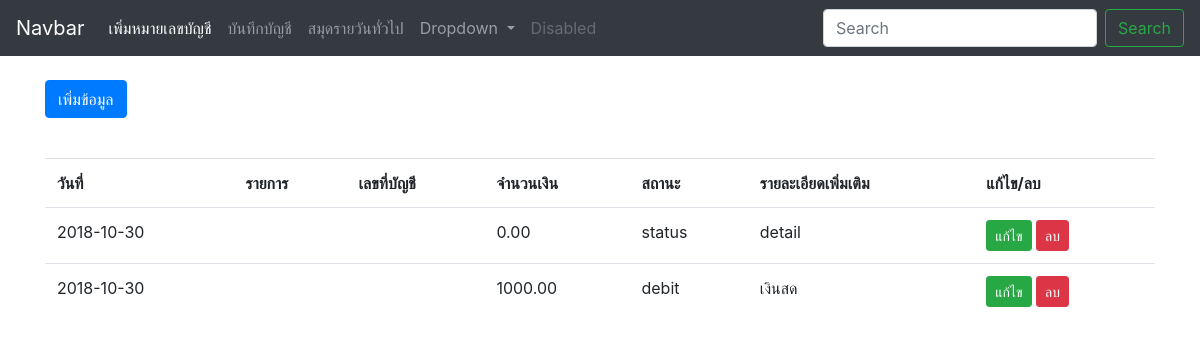
The app's page /, older data.
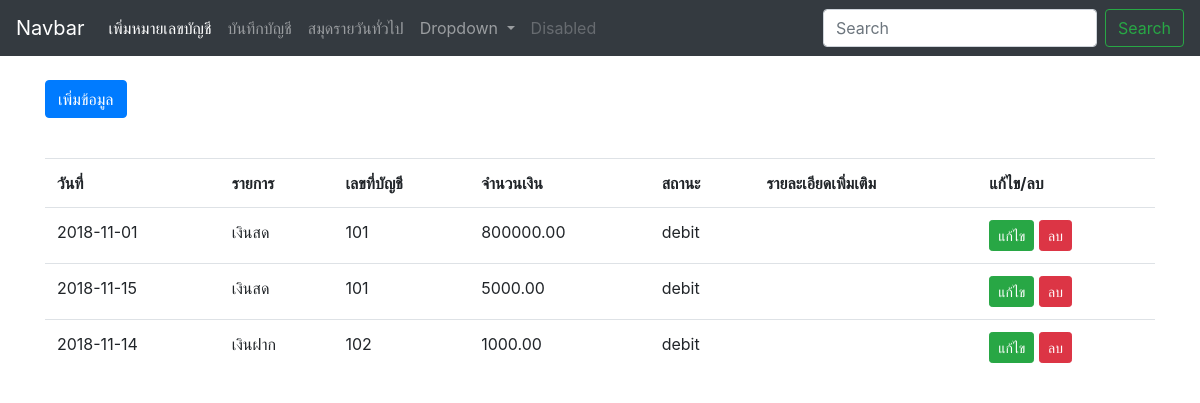
The same page, newer data.
### tables this page shows
CREATE TABLE `tb_book` (
  `id` int(10) UNSIGNED NOT NULL,
  `date` date NOT NULL,
  `detail` varchar(200) NOT NULL,
  `acc_id` int(10) DEFAULT '0',
  `cost` decimal(9,2) DEFAULT NULL,
  `status` varchar(10) DEFAULT NULL
);

CREATE TABLE `tb_account_number` (
  `acc_id` int(10) NOT NULL,
  `acc_number` varchar(10) NOT NULL,
  `list` varchar(100) NOT NULL
);

### index.php (the view, shortened to what this page needs)
<?php
include "config/database.php";
?>
<!doctype html>
<html lang="en">
  <head>
    <link rel="stylesheet" href="bootstrap/css/bootstrap.min.css">
  </head>
  <body>
    <header>
    <?php include "template/header.php"; ?>
    </header>
    <br>
    <div class="container">
      <p>
        <a class="btn btn-primary" data-toggle="collapse" href="#collapseExample" role="button" aria-expanded="false" aria-controls="collapseExample">
          เพิ่มข้อมูล
        </a>
      </p>
    </div>
    <br>
    <div class="container">
      <div class="table-responsive">
        <table class="table">
          <tr>
            <th>วันที่</th>
            <th>รายการ</th>
            <th>เลขที่บัญชี</th>
            <th>จำนวนเงิน</th>
            <th>สถานะ</th>
            <th>รายละเอียดเพิ่มเติม</th>
            <th>แก้ไข/ลบ</th>
          </tr>
          <?php
          $sql = "SELECT * FROM tb_book book
                           LEFT JOIN tb_account_number accnum
                           ON book.acc_id = accnum.acc_id";
          $result = mysqli_query($conn,$sql);
          while ($data = mysqli_fetch_array($result)) {
          ?>
          <tr>
            <td><?php echo $data['date'];?></td>
            <td><?php echo $data['list'];?></td>
            <td><?php echo $data['acc_number'];?></td>
            <td><?php echo $data['cost'];?></td>
            <td><?php echo $data['status'];?></td>
            <td><?php echo $data['detail'];?></td>
            <td>
              <a href="#" class="btn btn-success btn-sm">แก้ไข</a>
              <a href="process/BookProcess.php?action=delete&id=<?php echo $data['id']; ?>" onclick="return confirm('ต้องการลบข้อมูลหรือไม่?')" class="btn btn-danger btn-sm">ลบ</a>
            </td>
          </tr>
          <?php
          }
          ?>
        </table>
      </div>
    </div>
  </body>
</html>

### template/header.php (shortened to what this page needs)
<nav class="navbar navbar-expand-lg  navbar-dark bg-dark">
  <a class="navbar-brand" href="#">Navbar</a>
  <div class="collapse navbar-collapse" id="navbarSupportedContent">
    <ul class="navbar-nav mr-auto">
      <li class="nav-item active">
        <a class="nav-link" href="accountNumber.php">เพิ่มหมายเลขบัญชี <span class="sr-only">(current)</span></a>
      </li>
      <li class="nav-item">
        <a class="nav-link" href="index.php">บันทึกบัญชี</a>
      </li>
      <li class="nav-item">
        <a class="nav-link" href="general-book.php">สมุดรายวันทั่วไป</a>
      </li>
      <li class="nav-item dropdown">
        <a class="nav-link dropdown-toggle" href="#" id="navbarDropdown" role="button" data-toggle="dropdown" aria-haspopup="true" aria-expanded="false">
          Dropdown
        </a>
      </li>
      <li class="nav-item">
        <a class="nav-link disabled" href="#">Disabled</a>
      </li>
    </ul>
    <form class="form-inline my-2 my-lg-0">
      <input class="form-control mr-sm-2" type="search" placeholder="Search" aria-label="Search">
      <button class="btn btn-outline-success my-2 my-sm-0" type="submit">Search</button>
    </form>
  </div>
</nav>

Row changes from the older to the newer data that the page shows:
removed tb_book: date "2018-10-30", cost "0.00", status "status", detail "detail"
removed tb_book: date "2018-10-30", cost "1000.00", status "debit", detail "เงินสด"
added tb_book: date "2018-11-01", acc.list "เงินสด", acc.acc_number "101", cost "800000.00", status "debit"
added tb_book: date "2018-11-15", acc.list "เงินสด", acc.acc_number "101", cost "5000.00", status "debit"
added tb_book: date "2018-11-14", acc.list "เงินฝาก", acc.acc_number "102", cost "1000.00", status "debit"
